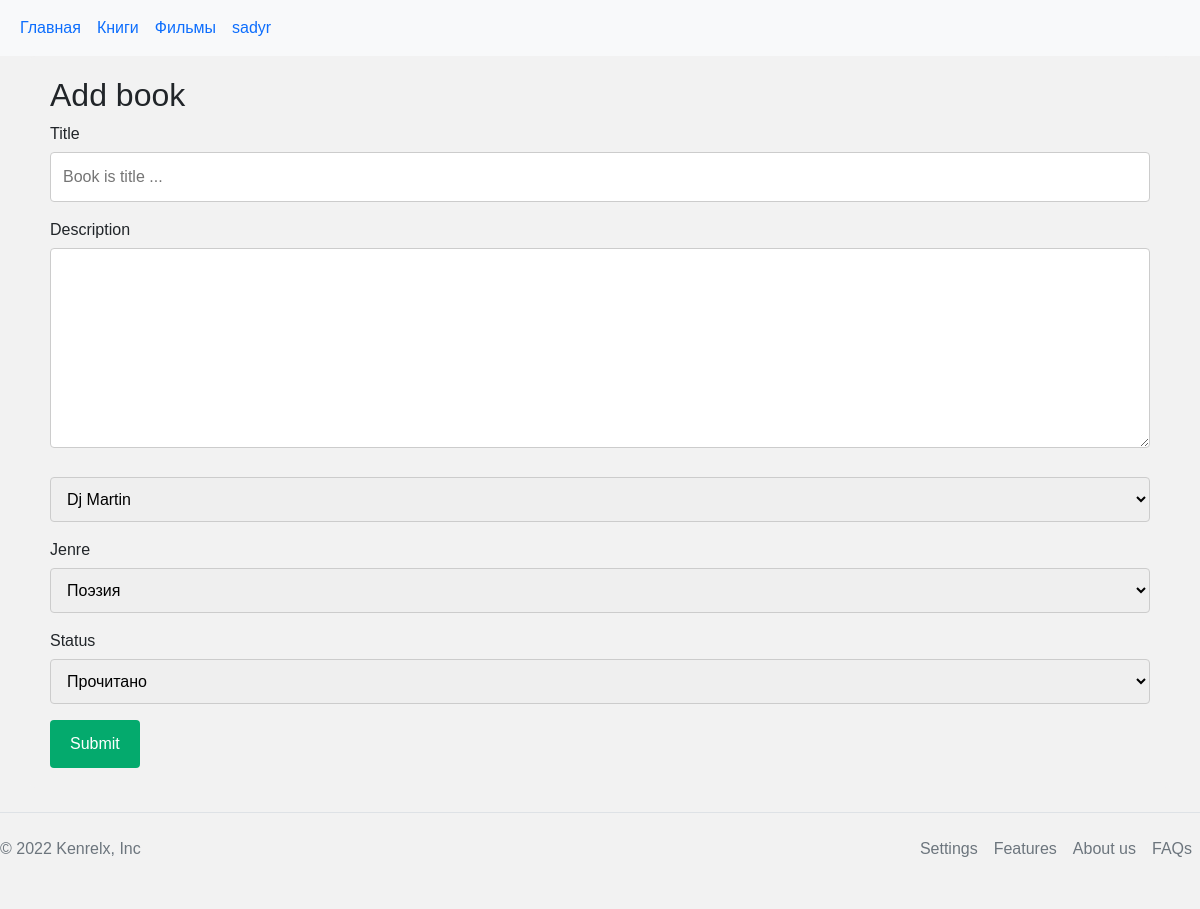
Page /books/edit_book/8 (signed in) on the earlier database version.
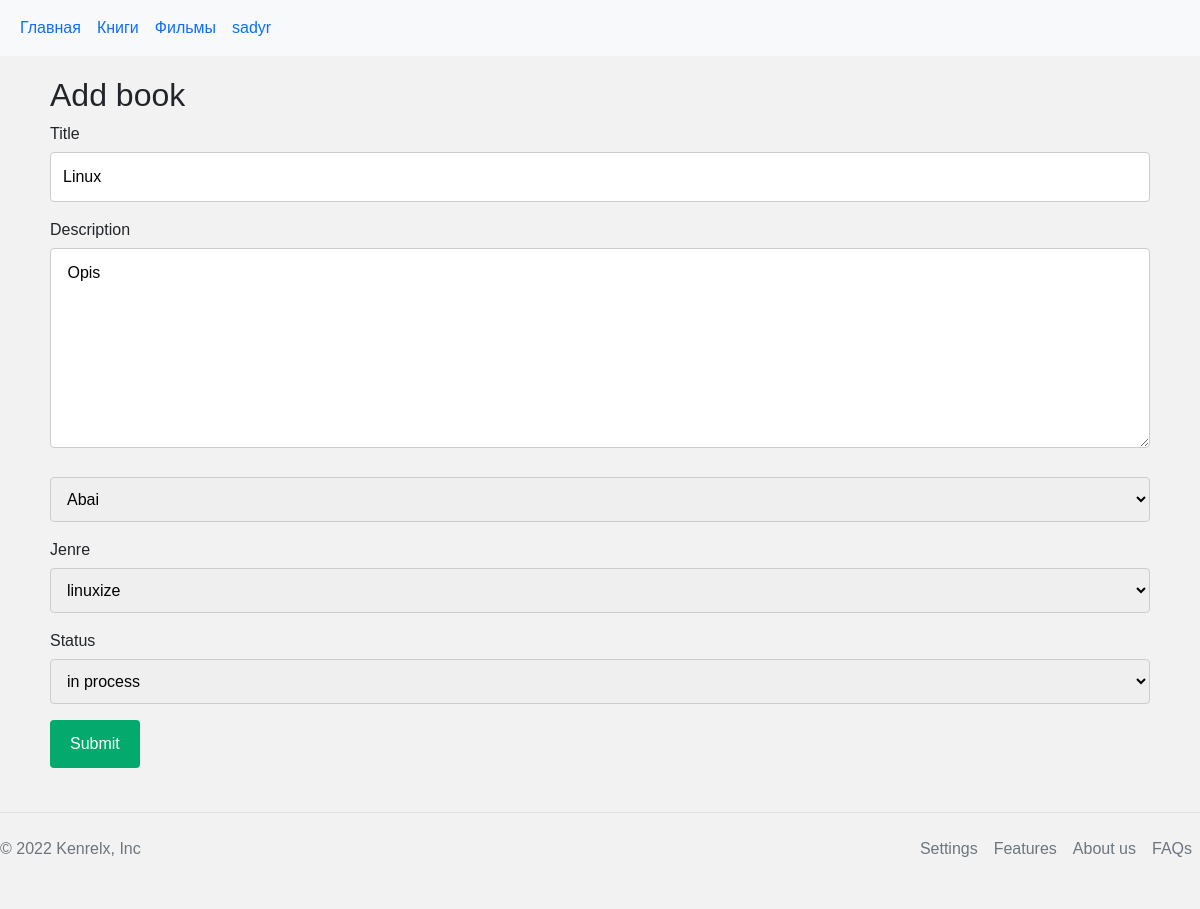
Same page on the later database version.
### tables this page shows
CREATE TABLE books (
    id INTEGER PRIMARY KEY AUTOINCREMENT,
    title TEXT UNIQUE NOT NULL,
    description TEXT NOT NULL,
    author_id INTEGER NOT NULL,
    jenre_id INTEGER NOT NULL,
    status_id INTEGER NOT NULL,
    FOREIGN KEY (author_id) REFERENCES authors (id),
    FOREIGN KEY (jenre_id) REFERENCES jenre (id),
    FOREIGN KEY (status_id) REFERENCES status (id)

);

### library/book.py (the view, shortened to what this page needs)
@bp.route('/books/edit_book/<int:book_id>', methods=['GET', 'POST'])
@login_required
def edit_book(book_id):
    db = get_db()
    book = db.execute(
        'SELECT  title, description, authors.name as author , jenre.name as jenre, status.name as status'
        ' FROM books'
        ' INNER JOIN  authors ON books.author_id = authors.id'
        ' INNER JOIN  jenre ON books.jenre_id = jenre.id'
        ' INNER JOIN  status ON books.status_id = status.id'
        ' WHERE books.id = ?',
        (book_id,)
    ).fetchone()
    authors = db.execute(
    'SELECT * '
    ' FROM authors').fetchall()
    jenres = db.execute('SELECT * '
    ' FROM jenre').fetchall()
    statuses = db.execute(
    'SELECT * '
    ' FROM status').fetchall()
    return render_template('book/edit_book.html', book=book, authors=authors, jenres = jenres, statuses = statuses, menus=menus)

### library/auth.py (called while the page is built)
@bp.before_app_request
def load_logged_in_user():
    user_id = session.get('user_id')
    if user_id is None:
        g.user = None
    else:
        g.user = get_db().execute(
            'SELECT * FROM users WHERE id = ?', (user_id,)
        ).fetchone()

def login_required(view):
    @functools.wraps(view)
    def wrapped_view(**kwargs):
        if g.user is None:
            return redirect(url_for('auth.login'))
        return view(**kwargs)
    return wrapped_view

### library/db.py (called while the page is built)
def get_db():
    if 'db' not in g:
        g.db = sqlite3.connect(
            current_app.config['DATABASE'],
            detect_types=sqlite3.PARSE_DECLTYPES
        )
        g.db.row_factory = sqlite3.Row
    return g.db

### library/templates/book/edit_book.html (shortened to what this page needs)
{% extends 'base.html' %}
{% block style %} <link rel="stylesheet" href="/static/css/add_book.css"> {% endblock %}
{% block content %}
      <div class="container">
        <h2>Add book</h2>
          <form action="" method="POST">
            <label for="title">Title</label>
            <input type="text" id="fname" name="title" placeholder="Book is title ..." , value="{{ book['title'] }}">
            <label for="description">Description</label>
            <textarea id="subject" name="description" placeholder="Book description.." style="height:200px"> {{ book['description'] }}</textarea>
              <select id="country" name="author">
                {% for author in authors %}
                {% if author['name'] == book['author'] %}
                <option value="{{ author['id'] }}" selected>{{ book['author'] }}</option>
                {% else %}
              <option value="{{ author['id'] }}">{{ author['name'] }}</option>
              {% endif %}
              {% endfor %}
            </select>
            <label for="jenre">Jenre</label>
            <select id="country" name="jenre">
              {% for jenre in jenres %}
              {% if jenre['name'] == book['jenre'] %}
              <option value="{{ jenre['id'] }}" selected>{{ book['jenre'] }}</option>
              {% else %}
              <option value="{{ jenre['id'] }}">{{ jenre['name'] }}</option>
              {% endif %}
              {% endfor %}
            </select>
            <label for="status">Status</label>
            <select id="country" name="status">
              {% for status in statuses %}
              {% if status['name'] == book['status'] %}
              <option value="{{ status['id'] }}" selected>{{ book['status'] }}</option>
              {% else %}
              <option value="{{ status['id'] }}">{{ status['name'] }}</option>
              {% endif %}
              {% endfor %}
            </select>
            <input type="submit" value="Submit">
          </form>
        </div>
{% endblock %}

Differences in the rows shown:
added books: title "Linux", description "Opis"
Other differences:
form field author: "Dj Martin" → "Abai"
form field jenre: "Поэзия" → "linuxize"
form field status: "Прочитано" → "in process"
